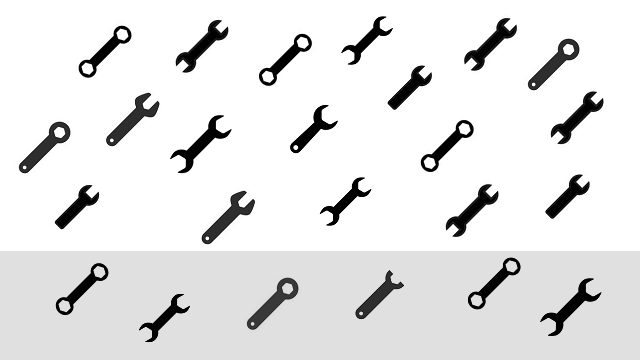
#> input picture Projetos/APS2/Figuras_APS2/Fig2_Ferramentas_u8.bmp, 640 x 360 px, found by its file name
$ python ex2.py
#> lines starting #> are read from the running program, lines starting #| are printed output that depends on the picture
#> in load_image, imagem_gray is the input picture: shape (360, 640); min 0, max 255, mean 228.8
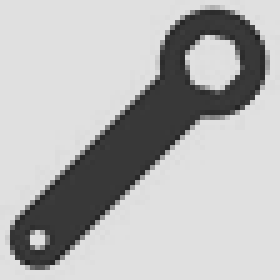
#> input picture Projetos/APS2/Figuras_APS2/Fig2_Padrao_u8.bmp, 56 x 56 px, found by its file name (shown 5 times larger)
#> in load_image, imagem_gray is the input picture: shape (56, 56); min 32, max 224, mean 180.6
import numpy as np
import matplotlib.pyplot as plt
import cv2

def load_image(path):
    imagem_gray = cv2.imread(path, cv2.IMREAD_GRAYSCALE)  # Carrega em escala de cinza
    return imagem_gray

def bin(img):
    img_bin = img/255
    return img_bin

def find_best_matches(image, pattern, top_n=3):
#> called with top_n = 3
    img_array = np.array(image)
    pat_array = np.array(pattern)
    h_img, w_img = img_array.shape
#> h_img = 360; w_img = 640
    h_pat, w_pat = pat_array.shape
#> h_pat = 56; w_pat = 56

    match_scores = []

    for y in range(h_img - h_pat + 1):
        for x in range(w_img - w_pat + 1):
            region = img_array[y:y+h_pat, x:x+w_pat]
            numerador = np.sum(region * pat_array)
            denominador = (np.sum((region**2))*np.sum((pat_array**2)))**(1/2)
            diff = numerador/denominador
            match_scores.append((diff, x, y))
#> after the loop, match_scores = 178425 items

    best_matches = sorted(match_scores,reverse=True)[:top_n]  # Seleciona os top_n melhores
#> best_matches = [(1, 245, 276), (0.998, 17, 120), (0.998, 526, 37)]
    return [(x, y) for _, x, y in best_matches]

def highlight_matches(image, matches, pattern_size):
    fig, ax = plt.subplots()
    ax.imshow(image, cmap='gray')
    w_pat, h_pat = pattern_size
    for x, y in matches:
        rect = plt.Rectangle((x, y), w_pat, h_pat, edgecolor='red', linewidth=2, fill=False)
        ax.add_patch(rect)
    plt.show()

image_path = r"C:\Users\lucca\OneDrive - Insper\Documentos\Insper\6\VisMaq\MachineVision\Projetos\APS2\Figuras_APS2\Fig2_Ferramentas_u8.bmp"
pattern_path = r"C:\Users\lucca\OneDrive - Insper\Documentos\Insper\6\VisMaq\MachineVision\Projetos\APS2\Figuras_APS2\Fig2_Padrao_u8.bmp"

imagem = load_image(image_path)
patternA = load_image(pattern_path)
image = bin(imagem)
pattern = bin(patternA)

matches = find_best_matches(image, pattern)
#> matches = [(245, 276), (17, 120), (526, 37)]
print(matches)
#| [(245, 276), (17, 120), (526, 37)]
highlight_matches(image, matches, pattern.shape)
#> the loop in highlight_matches, `for x, y in matches:` made 3 passes
#> in highlight_matches, `plt.show()`:
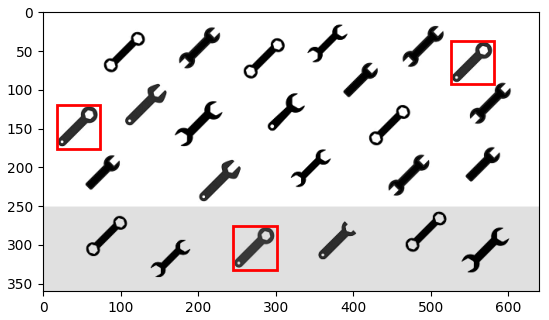
#> figure drawn by matplotlib, 1 panel
